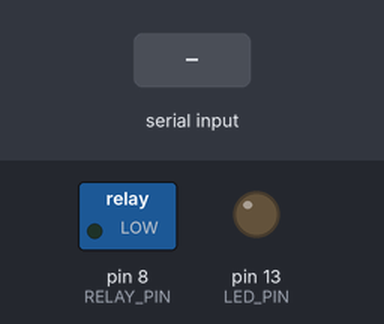
A sketch run on a simulated Arduino Uno, built with avr-gcc and run on an emulated ATmega328P. On the bench: switched loads named in the sketch (green lamp = pin HIGH), output pins drawn as LEDs (lit = HIGH). Inputs (shaded band) come from the test bench. What the sketch prints to the serial monitor is not drawn.

Above: at 1.2 s.
1.3 s: "1" received over the second serial link
At 2.7 s:
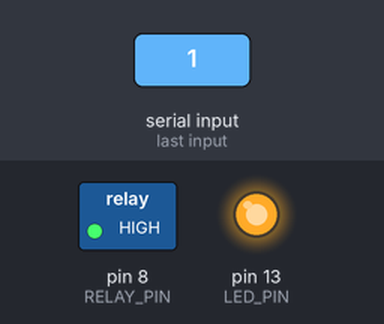
3.0 s: "turn on" received over the second serial link
4.7 s: "start" received over the second serial link
Timing chart, 0 to 7.7 s (numbered marks = the images above; inputs shaded):
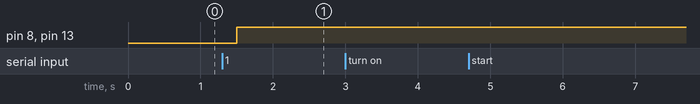

Measured:
- after the input at 1.3 s, pin 8 (RELAY_PIN), pin 13 (LED_PIN): LOW → HIGH after 0.20 s
- after the input at 3.0 s, every drawn part: stays the same
- after the input at 4.7 s, every drawn part: stays the same

The sketch:

BLE_Bulb_VoiceController.ino
```cpp
/*
  Projet : Contrôle d'un relais via Bluetooth HC-05
  Compatible :
    - Commandes simples via boutons ('1' pour ON, '0' pour OFF)
    - Commandes vocales via speech-to-text ('turn on', 'start', 'turn off', 'stop', etc.)
  Matériel :
    - Arduino UNO
    - Module HC-05
    - Relais connecté à une lampe 220V
    - Optionnel : LED témoin sur pin 13 pour visualiser l'état du relais
*/

// Inclusion de la bibliothèque SoftwareSerial
#include <SoftwareSerial.h>

// ==========================
// Définition des pins
// ==========================
#define RX_BT 11     // Broche Arduino connectée au TX du HC-05
#define TX_BT 10     // Broche Arduino connectée au RX du HC-05
#define RELAY_PIN 8  // Broche Arduino connectée au relais
#define LED_PIN 13   // LED témoin

// ==========================
// Création de l'objet SoftwareSerial
// ==========================
SoftwareSerial bluetooth(RX_BT, TX_BT);

// ==========================
// Variables globales
// ==========================
String buffer = "";
unsigned long lastReceiveTime = 0;

// ==========================
// Fonction setup() : initialisation
// ==========================
void setup() {
  pinMode(RELAY_PIN, OUTPUT);
  digitalWrite(RELAY_PIN, LOW);

  pinMode(LED_PIN, OUTPUT);
  digitalWrite(LED_PIN, LOW);

  Serial.begin(9600);
  bluetooth.begin(9600);

  Serial.println("=== Bluetooth Relay Control (Voice + Button) ===");
  Serial.println("Send or say:");
  Serial.println("- '1' or 'turn on' or 'start' → ON");
  Serial.println("- '0' or 'turn off' or 'stop' → OFF");
}

// ==========================
// Fonction loop() : boucle principale
// ==========================
void loop() {
  while (bluetooth.available()) {
    char c = bluetooth.read();

    if (isPrintable(c)) {
      buffer += c;
      lastReceiveTime = millis();
    }
  }

  // Détection de fin de commande (timeout 200 ms)
  if (buffer.length() > 0 && millis() - lastReceiveTime > 200) {
    processCommand(buffer);
    buffer = "";
  }
}

// ==========================
// Fonction processCommand() : analyse et exécute la commande
// ==========================
void processCommand(String cmd) {
  cmd.trim();
  cmd.toLowerCase();

  Serial.print("Commande reçue : ");
  Serial.println(cmd);

  // ==========================
  // Commandes ON strictes
  // ==========================
  if (cmd == "1" || cmd == "turn on" || cmd == "start" || cmd == "on") {
    digitalWrite(RELAY_PIN, HIGH);
    digitalWrite(LED_PIN, HIGH);
    bluetooth.println("Relay ON");
    Serial.println("Relais activé (lampe allumée)");
  }
  // ==========================
  // Commandes OFF strictes
  // ==========================
  else if (cmd == "0" || cmd == "turn off" || cmd == "stop" || cmd == "off") {
    digitalWrite(RELAY_PIN, LOW);
    digitalWrite(LED_PIN, LOW);
    bluetooth.println("Relay OFF");
    Serial.println("Relais désactivé (lampe éteinte)");
  }
  // ==========================
  // Commande non reconnue
  // ==========================
  else {
    bluetooth.println("Commande non reconnue : " + cmd);
    Serial.println("Commande non reconnue");
  }
}
```
